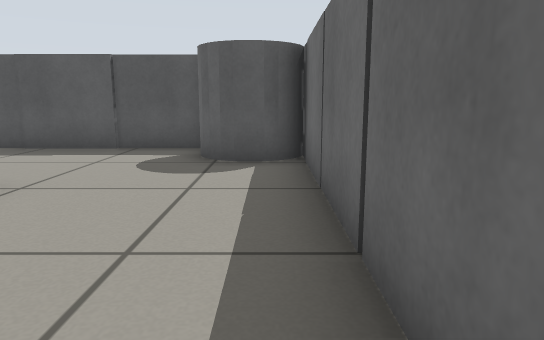
View 1 (above)

16 first-person views from a walk through a robot-simulator world made for Gazebo. The camera is 0.51 m above the floor, tilts 10° down and sees 70° across. The floor is counted in squares, 0.5 m on a side. Each view is taken from the middle of a square. On the plan, view 1 faces up. The plan holds only what a view shows up to about 14 squares ahead; the rest is blank.

View 2
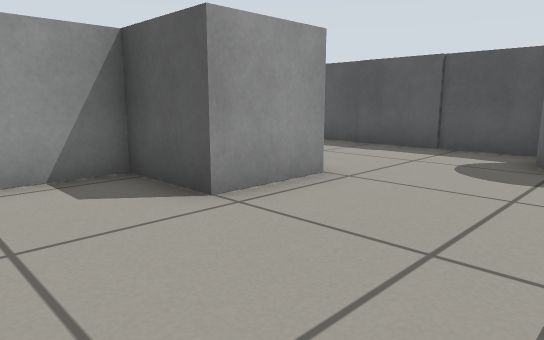

View 3
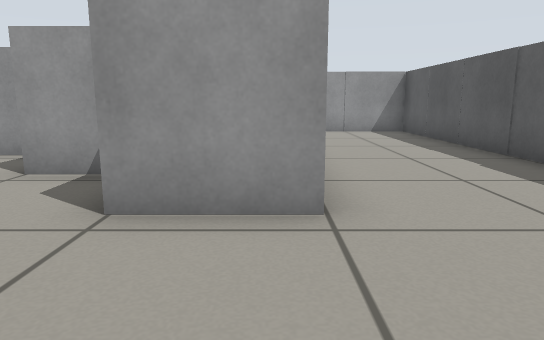

View 4
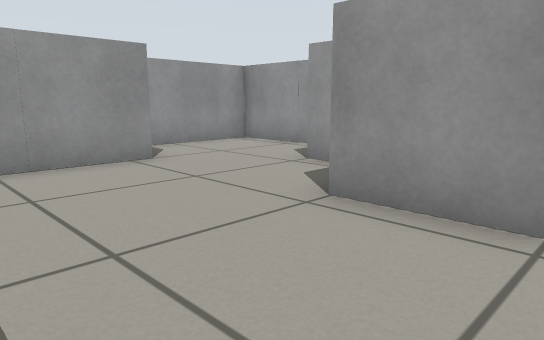

View 5
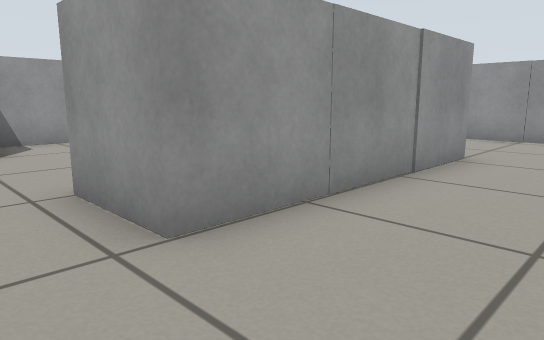

View 6
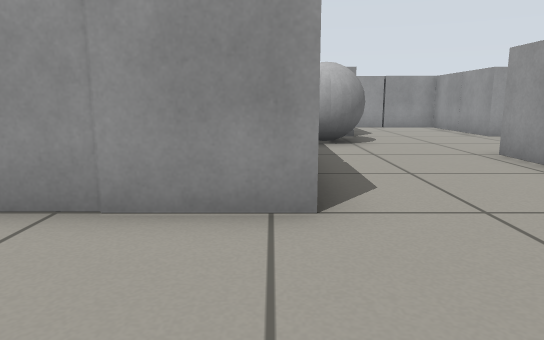

View 7
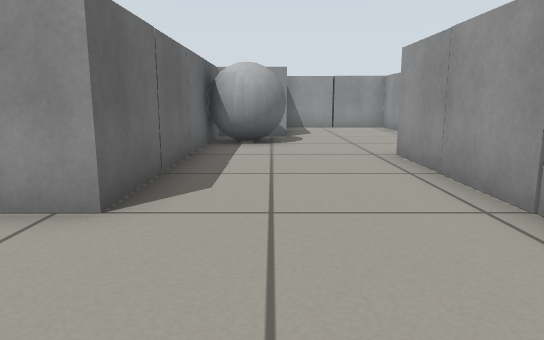

View 8
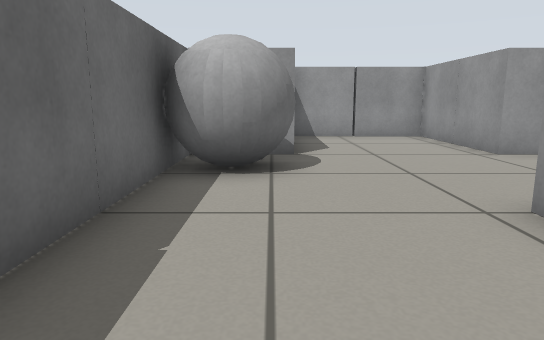

View 9
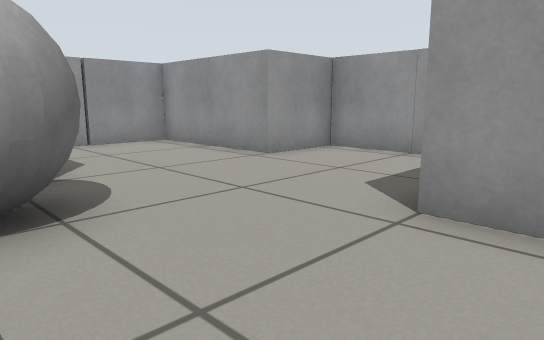

View 10
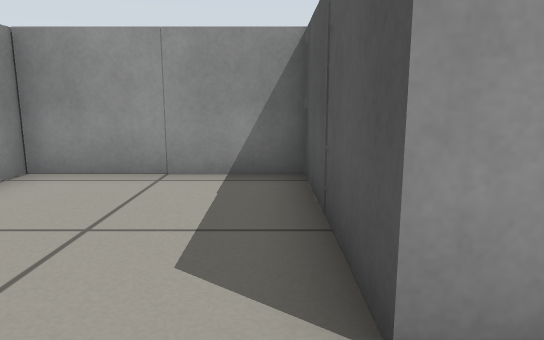

View 11
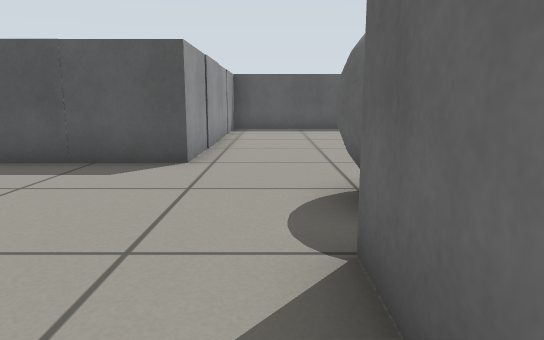

View 12
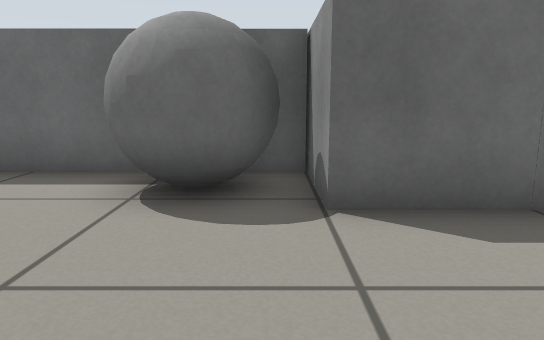

View 13
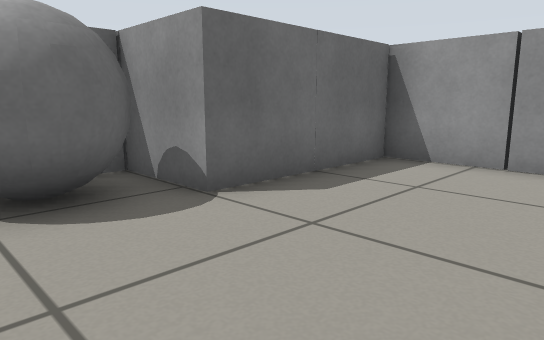

View 14
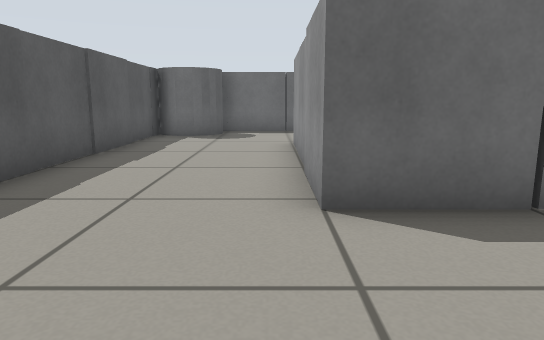

View 15
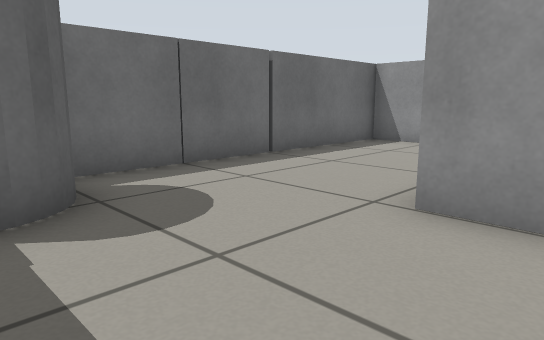

View 16
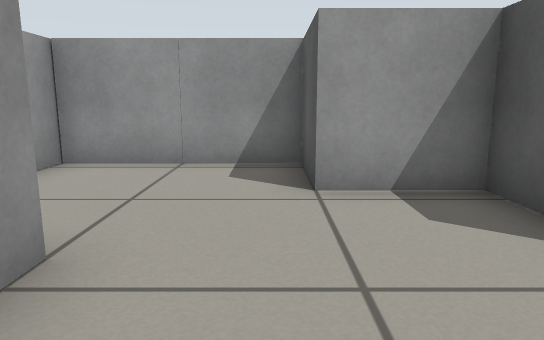

### Floor plan
Points are (right, up) in squares from view 1. A wall is a line through its corners. A room is listed if a view was taken in it or the views show most of it. See-through windows are left out.
Room 1 (views 1, 2, 3, 4, 5, 6, 7, 8, 9, 10, 11, 12, 13, 14, 15, 16)
walls: (-9.4, -3.6) (-9.4, 4.5) (-3.4, 4.5) (-3.4, 2.5) (-5.4, 2.5) (-5.4, 0.5) (-7.4, 0.5) (-7.4, -3.5) (-3.8, -3.5); (-3.5, -1.5) (0.6, -1.5) (0.6, 7.5); (-0.6, 8.5) (-13.4, 8.5) (-13.4, 0.5) (-17.4, 0.5) (-17.4, -3.5) (-15.4, -3.5) (-15.4, -7.5) (-11.4, -7.5) (-11.4, -3.5) (-8.9, -3.5)
objects: grey ball (-11, -3) to (-10, -1); grey cylinder (-1, 7) to (0, 8)

Where each view was taken, in squares from view 1:
view 1: 0 up, 0 right, facing up
view 2: 0 up, 0 right, facing up-left
view 3: 4 up, 0 right, facing left
view 4: 5 up, 0 right, facing down-left
view 5: 7 up, 2 left, facing down-left
view 6: 8 up, 9 left, facing down
view 7: 8 up, 11 left, facing down
view 8: 4 up, 11 left, facing down
view 9: 2 up, 10 left, facing down-left
view 10: 0 up, 12 left, facing left
view 11: 6 down, 12 left, facing up
view 12: 3 down, 15 left, facing right
view 13: 1 down, 15 left, facing down-right
view 14: 5 up, 13 left, facing right
view 15: 8 up, 5 left, facing down-right
view 16: 0 up, 1 left, facing left
